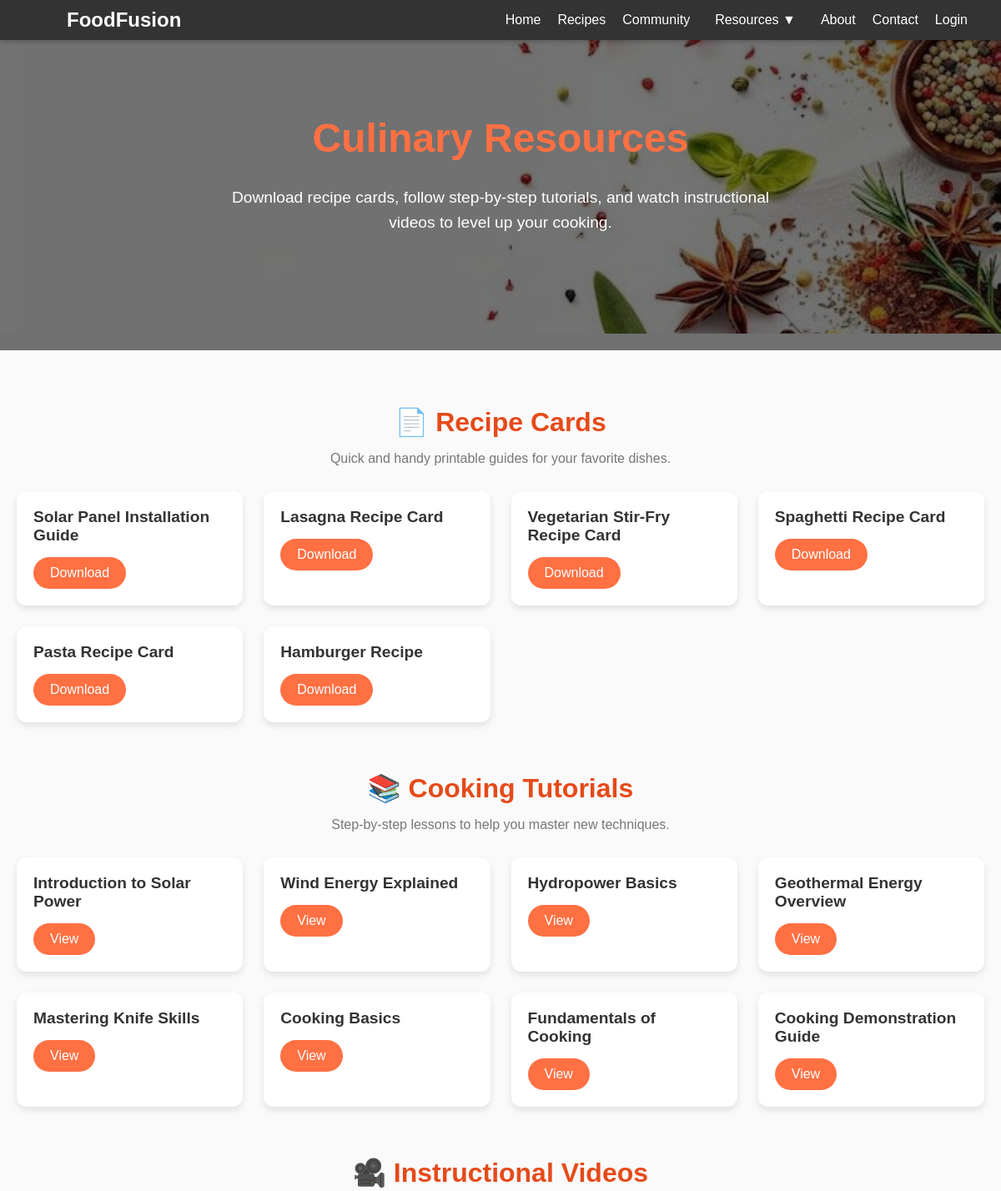
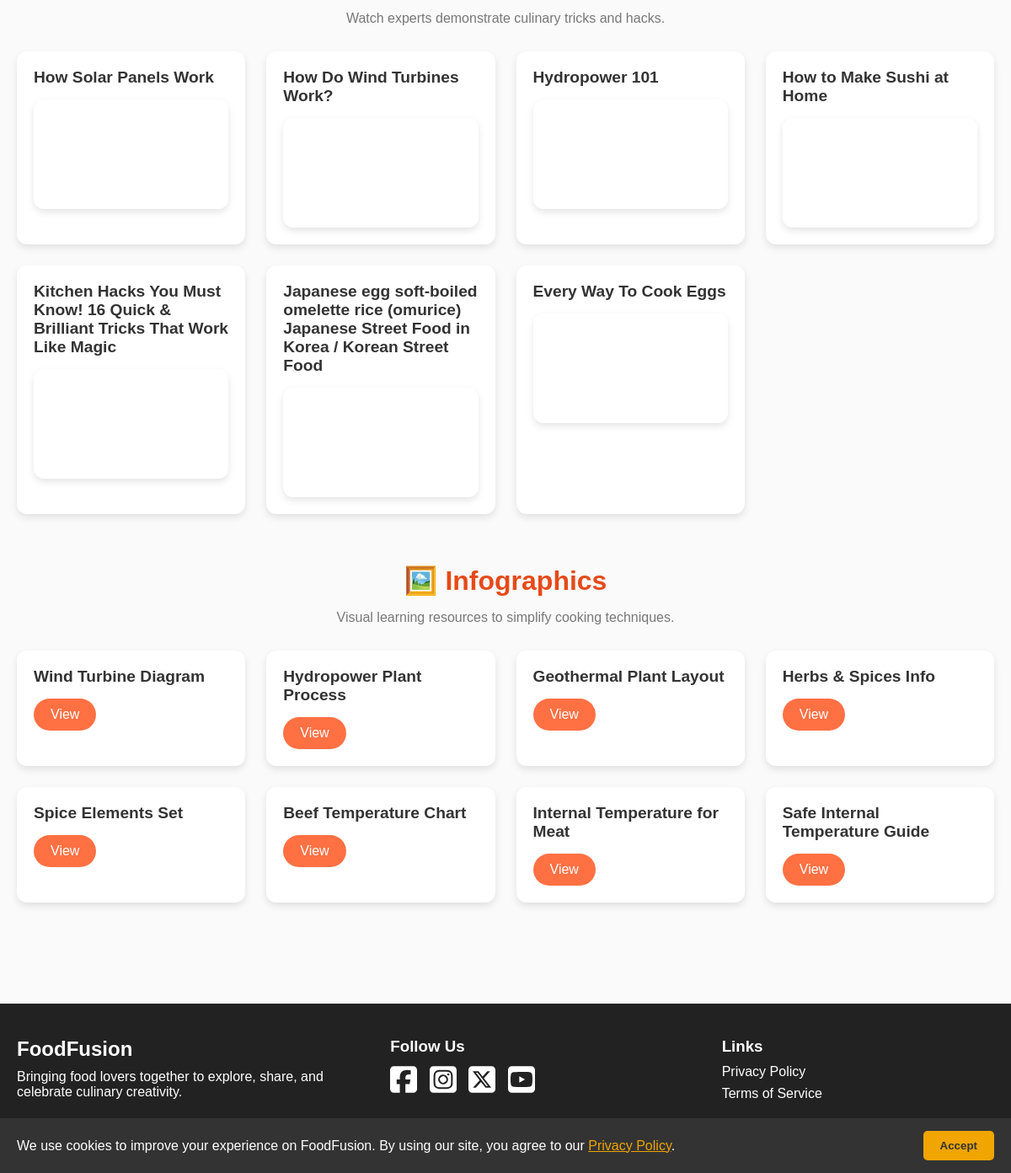
Page /culinary_resources.php on the committed database (2 pictures, top to bottom).
### tables this page shows
CREATE TABLE `resources` (
  `resource_id` int(11) NOT NULL,
  `title` varchar(100) NOT NULL,
  `resource_type` enum('RecipeCard','Tutorial','Video','Infographic') DEFAULT NULL,
  `file_url` varchar(255) NOT NULL,
  `uploaded_at` timestamp NOT NULL DEFAULT current_timestamp(),
  `category` enum('Culinary','Educational') DEFAULT 'Culinary'
);

### culinary_resources.php (the view, shortened to what this page needs)
<?php
include './includes/db_connect.php';
$sql = "SELECT * FROM resources ORDER BY uploaded_at DESC";
$result = $conn->query($sql);
$resources = [
    'RecipeCard' => [],
    'Tutorial' => [],
    'Video' => [],
    'Infographic' => []
];
if ($result && $result->num_rows > 0) {
    while ($row = $result->fetch_assoc()) {
        $resources[$row['resource_type']][] = $row;
    }
}
$recipeCards = $resources['RecipeCard'];
$tutorials   = $resources['Tutorial'];
$videos      = $resources['Video'];
$infographics = $resources['Infographic'];
?>
<!DOCTYPE html>
<html lang="en">
<head>
    <link rel="stylesheet" href="./assets/css/style.css">
    <link rel="stylesheet" href="./assets/css/culinary_resources.css">
</head>
<body class="resources-page">
    <?php include("./includes/header.php"); ?>
    <section class="resources-hero">
        <div class="overlay">
            <h1>Culinary Resources</h1>
            <p>Download recipe cards, follow step-by-step tutorials, and watch instructional videos to level up your cooking.</p>
        </div>
    </section>
    <main class="resources-main">
        <section class="resource-section">
            <h2>📄 Recipe Cards</h2>
            <p class="section-subtitle">Quick and handy printable guides for your favorite dishes.</p>
            <div class="card-grid">
                <?php if (!empty($recipeCards)): ?>
                    <?php foreach ($recipeCards as $card): ?>
                        <div class="resource-card">
                            <h3><?= htmlspecialchars($card['title']) ?></h3>
                            <a href="<?= htmlspecialchars($card['file_url']) ?>" download class="btn-download">Download</a>
                        </div>
                    <?php endforeach; ?>
                <?php else: ?>
                    <p>No recipe cards available yet.</p>
                <?php endif; ?>
            </div>
        </section>
        <section class="resource-section">
            <h2>📚 Cooking Tutorials</h2>
            <p class="section-subtitle">Step-by-step lessons to help you master new techniques.</p>
            <div class="card-grid">
                <?php if (!empty($tutorials)): ?>
                    <?php foreach ($tutorials as $tutorial): ?>
                        <div class="resource-card">
                            <h3><?= htmlspecialchars($tutorial['title']) ?></h3>
                            <a href="<?= htmlspecialchars($tutorial['file_url']) ?>" target="_blank" class="btn-download">View</a>
                        </div>
                    <?php endforeach; ?>
                <?php else: ?>
                    <p>No tutorials available yet.</p>
                <?php endif; ?>
            </div>
        </section>
        <section class="resource-section">
            <h2>🎥 Instructional Videos</h2>
            <p class="section-subtitle">Watch experts demonstrate culinary tricks and hacks.</p>
            <div class="card-grid">
                <?php if (!empty($videos)): ?>
                    <?php foreach ($videos as $video): ?>
                        <div class="resource-card video-card">
                            <h3><?= htmlspecialchars($video['title']) ?></h3>
                            <div class="video-wrapper">
                                <iframe src="<?= htmlspecialchars($video['file_url']) ?>" frameborder="0" allowfullscreen></iframe>
                            </div>
                        </div>
                    <?php endforeach; ?>
                <?php else: ?>
                    <p>No videos available yet.</p>
                <?php endif; ?>
            </div>
        </section>
        <section class="resource-section">
            <h2>🖼️ Infographics</h2>
            <p class="section-subtitle">Visual learning resources to simplify cooking techniques.</p>
            <div class="card-grid">
                <?php if (!empty($infographics)): ?>
                    <?php foreach ($infographics as $info): ?>
                        <div class="resource-card">
                            <h3><?= htmlspecialchars($info['title']) ?></h3>
                            <a href="<?= htmlspecialchars($info['file_url']) ?>" target="_blank" class="btn-download">View</a>
                        </div>
                    <?php endforeach; ?>
                <?php else: ?>
                    <p>No infographics available yet.</p>
                <?php endif; ?>
            </div>
        </section>
    </main>
    <?php include("./includes/footer.php"); ?>
    <?php include("./includes/cookie_consent.php"); ?>
</body>
</html>

### includes/header.php (shortened to what this page needs)
<header class="navbar">
  <div class="nav-container">
    <a href="index.php" class="logo">FoodFusion</a>
    <nav class="nav-links" id="nav-links">
      <a href="index.php">Home</a>
      <a href="recipes.php">Recipes</a>
      <a href="community.php">Community</a>
      <div class="dropdown">
        <a href="#" class="dropbtn">Resources ▼</a>
      </div>
      <a href="about.php">About</a>
      <a href="contact.php">Contact</a>
      <?php if (isset($_SESSION['user_id'])): ?>
        <a href="auth/logout.php" class="auth-link">Logout</a>
        <a href="profile.php">Profile</a>
      <?php else: ?>
        <a href="auth/login.php" class="auth-link">Login</a>
      <?php endif; ?>
    </nav>
  </div>
</header>

### includes/footer.php
<footer class="site-footer">
    <div class="footer-container">
        <div class="footer-brand">
            <h2>FoodFusion</h2>
            <p>Bringing food lovers together to explore, share, and celebrate culinary creativity.</p>
        </div>
        <div class="footer-social">
            <h3>Follow Us</h3>
            <a href="https://facebook.com" target="_blank" rel="noopener">
                <img src="./assets/icons/square-facebook.svg" alt="Facebook">
            </a>
            <a href="https://instagram.com" target="_blank" rel="noopener">
                <img src="./assets/icons/square-instagram.svg" alt="Instagram">
            </a>
            <a href="https://twitter.com" target="_blank" rel="noopener">
                <img src="./assets/icons/square-x-twitter.svg" alt="Twitter">
            </a>
            <a href="https://youtube.com" target="_blank" rel="noopener">
                <img src="./assets/icons/square-youtube.svg" alt="YouTube">
            </a>
        </div>
        <div class="footer-links">
            <h3>Links</h3>
            <a href="privacy.php">Privacy Policy</a>
            <a href="terms.php">Terms of Service</a>
        </div>
    </div>
    <div class="footer-bottom">
        <p>&copy; <?= date('Y') ?> FoodFusion. All Rights Reserved.</p>
    </div>
</footer>

### includes/cookie_consent.php
<div id="cookie-consent" class="cookie-consent">
    <p>
        We use cookies to improve your experience on FoodFusion. By using our site, you agree to our
        <a href="privacy.php">Privacy Policy</a>.
    </p>
    <button id="cookie-accept">Accept</button>
</div>

### assets/css/style.css (style rules this page uses)
body { font-family: Arial, sans-serif; background: #f8f8f8; margin: 0; padding: 0; }
h1, h2, h3 { color: #333; }
a { text-decoration: none; color: green; }
.navbar { position: fixed; background: #333; color: #fff; width: 100%; padding: 10px 20px; z-index: 1000; box-shadow: 0 2px 5px rgba(0, 0, 0, 0.2); }
.nav-container { display: flex; justify-content: space-between; align-items: center; margin: 0 auto; width: 90%; }
.logo { color: #fff; font-size: 1.5rem; text-decoration: none; font-weight: bold; }
.nav-links { display: flex; gap: 20px; }
.nav-links a { color: #fff; text-decoration: none; font-size: 1rem; }
.site-footer { background: #222; color: #fff; padding: 40px 20px 20px; font-family: Arial, sans-serif; }
.site-footer a { color: #fff; text-decoration: none; }
.site-footer h2, .site-footer h3, .site-footer p { color: #fff; margin: 0 0 10px 0; }
.footer-container { display: flex; flex-wrap: wrap; justify-content: space-between; gap: 20px; }
.footer-brand { flex: 1 1 250px; }
.footer-social { flex: 1 1 200px; }
.footer-social a img { width: 32px; margin-right: 10px; transition: transform 0.2s; }
.footer-links { flex: 1 1 150px; display: flex; flex-direction: column; }
.footer-links a { color: #fff; text-decoration: none; margin-bottom: 8px; }
.footer-bottom { text-align: center; margin-top: 20px; border-top: 1px solid #444; padding-top: 10px; font-size: 0.9rem; color: #fff; }
.footer-social img { filter: brightness(0) invert(1); margin-right: 10px; }
.dropdown { position: relative; display: inline-block; }
.dropbtn { cursor: pointer; text-decoration: none; padding: 10px; }
.cookie-consent { position: fixed; bottom: 0; left: 0; width: 100%; background-color: #333; color: #fff; display: flex; justify-content: space-between; align-items: center; padding: 15px 20px; z-index: 1000; font-family: Arial, sans-serif; flex-wrap: wrap; box-sizing: border-box; }
.cookie-consent p { margin: 0; flex: 1 1 60%; min-width: 200px; }
.cookie-consent a { color: #f0a500; text-decoration: underline; }
.cookie-consent button { background-color: #f0a500; color: #333; border: none; padding: 10px 20px; cursor: pointer; font-weight: bold; border-radius: 5px; flex-shrink: 0; margin-top: 10px; }
@media (min-width: 600px) { .cookie-consent button { margin-top: 0; } }

### assets/css/culinary_resources.css (style rules this page uses)
body.resources-page { margin: 0; font-family: Arial, sans-serif; background: #fafafa; color: #333; }
.resources-hero { position: relative; height: 50vh; background: url('../images/spices_bg.jpeg') no-repeat center center/cover; display: flex; align-items: center; justify-content: center; text-align: center; color: #fff; }
.resources-hero .overlay { background: rgba(0, 0, 0, 0.55); width: 100%; height: 100%; padding: 20px; display: flex; flex-direction: column; align-items: center; justify-content: center; }
.resources-hero h1 { font-size: 3rem; margin-bottom: 10px; color: #ff7043; }
.resources-hero p { font-size: 1.2rem; max-width: 700px; line-height: 1.6; }
.resources-main { padding: 60px 20px; max-width: 1200px; margin: auto; }
.resource-section { margin-bottom: 60px; text-align: center; }
.resource-section h2 { font-size: 2rem; margin-bottom: 10px; color: #e64a19; }
.section-subtitle { color: #777; margin-bottom: 30px; font-size: 1rem; }
.card-grid { display: grid; grid-template-columns: repeat(auto-fit, minmax(260px, 1fr)); gap: 25px; margin-top: 20px; }
.resource-card { background: #fff; border-radius: 12px; padding: 20px; box-shadow: 0 4px 8px rgba(0, 0, 0, 0.1); transition: transform 0.2s; text-align: left; }
.resource-card h3 { margin-top: 0; margin-bottom: 15px; font-size: 1.2rem; color: #333; }
.btn-download { display: inline-block; background: #ff7043; color: #fff; border: none; padding: 10px 20px; border-radius: 30px; text-decoration: none; transition: background 0.3s ease; }
.video-card .video-wrapper { position: relative; padding-bottom: 56.25%; height: 0; overflow: hidden; border-radius: 12px; box-shadow: 0 4px 8px rgba(0, 0, 0, 0.1); }
.video-card iframe { position: absolute; top: 0; left: 0; width: 100%; height: 100%; border: 0; }

### rows in the picture
resources: title "Solar Panel Installation Guide"
resources: title "Lasagna Recipe Card"
resources: title "Vegetarian Stir-Fry Recipe Card"
resources: title "Spaghetti Recipe Card"
resources: title "Pasta Recipe Card"
resources: title "Hamburger Recipe"
resources: title "Introduction to Solar Power"
resources: title "Wind Energy Explained"
resources: title "Hydropower Basics"
resources: title "Geothermal Energy Overview"
resources: title "Mastering Knife Skills"
resources: title "Cooking Basics"
resources: title "Fundamentals of Cooking"
resources: title "Cooking Demonstration Guide"
resources: title "How Solar Panels Work"
resources: title "How Do Wind Turbines Work?"
resources: title "Hydropower 101"
resources: title "How to Make Sushi at Home"
resources: title "Kitchen Hacks You Must Know! 16 Quick & Brilliant Tricks That Work Like Magic"
resources: title "Japanese egg soft-boiled omelette rice (omurice) Japanese Street Food in Korea / Korean Street Food"
resources: title "Every Way To Cook Eggs"
resources: title "Wind Turbine Diagram"
resources: title "Hydropower Plant Process"
resources: title "Geothermal Plant Layout"
resources: title "Herbs & Spices Info"
resources: title "Spice Elements Set"
resources: title "Beef Temperature Chart"
resources: title "Internal Temperature for Meat"
resources: title "Safe Internal Temperature Guide"
